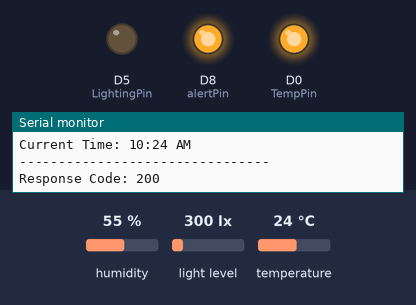
This sketch was run on a simulated ESP8266 (NodeMCU). Shown: output pins drawn as LEDs (lit = HIGH), the last lines printed to the serial monitor. Inputs (shaded band) come from the test bench; at power-on: light level 300 lx, temperature 24 °C, humidity 55 %. WiFi joins after 1.5 s; servers stay silent unless stated; uploads are accepted with an empty reply; the local clock reads 2024-03-15 10:24:30 at power-on unless the sketch sets it.

Above: at 2.7 s.
2.8 s: light level set to 108 lx
8.2 s: light level set to 92 lx
At 11.6 s:
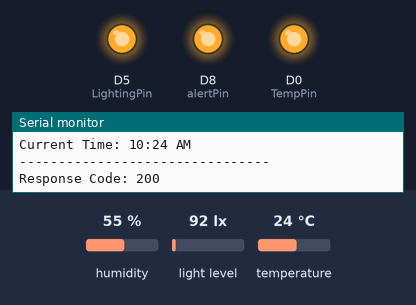
13.6 s: temperature set to 28.3 °C
19.0 s: temperature set to 29.5 °C
At 20.3 s:
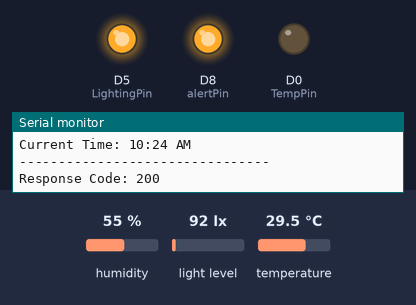
24.4 s: light level set to 220 lx
At 24.8 s:
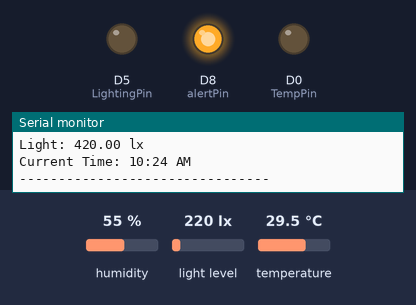
29.8 s: light level set to 40 lx
At 34.2 s:
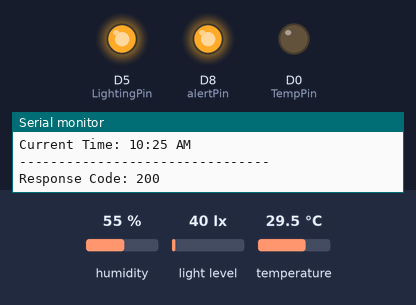
Timing chart, 0 to 35.7 s (numbered marks = the images above; inputs shaded):
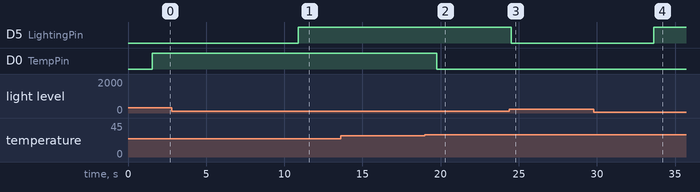

The sketch:

sketch_jan27b.ino
```cpp
// OVERALL CODE FOR EVERYTHING
#include <Wire.h>

// Internet Components
#include <SoftwareSerial.h>
#include <ESP8266WiFi.h>
#include <ESP8266HTTPClient.h>
#include <ArduinoJson.h>

// BME680
#include <Adafruit_Sensor.h>
#include "Adafruit_BME680.h"

// BH1750
#include <BH1750.h>

// Time
#include "time.h"

// ---------------------------------------------------------------------------
// Time Components
const char* ntpServer = "time.nist.gov";  // Reliable NTP server
const long gmtOffset_sec = 8 * 3600;      // Adjust for your timezone (GMT+8)
const int daylightOffset_sec = 0;         // No daylight saving time

// ---------------------------------------------------------------------------
// ESP8266 Pins for SCL/SDA
const int sclPin = D1;
const int sdaPin = D2;

// ---------------------------------------------------------------------------
// BME680 Sensor
Adafruit_BME680 bme;

// BH1750 Sensor
BH1750 lightMeter;

// ---------------------------------------------------------------------------
// Wi-Fi Credentials
const char* ssid = "ACM2";
const char* password = "0495452821@2024";

// ---------------------------------------------------------------------------
// Server API Info
const char* host = "api.lems.systems";
const int port = 443; // Use 80 for HTTP or 443 for HTTPS if your website uses SSL/TLS
const char* endpoint = "/sensors";


// ---------------------------------------------------------------------------
// Variables
float temperature, humidity, voc, IAQIndex, lux;
float ppm;
int heatIndex;
String indoorAir, tempLabel, lightLabel, recordTime;
const String classroom = "401";

// Pin for alert (LED or external device)
#define alertPin D8
#define TempPin D0
#define LightingPin D5

// ---------------------------------------------------------------------------
// Offsets (optional for Heat Index and IAQ)
const float heatIndexOffsetC = 0.0;  // e.g. 2 °C
const float IAQOffset        = 140.0; // e.g. 50 points

// ---------------------------------------------------------------------------
// Prototypes
void wifiInit();
void bme680Readings();
String getFormattedTime();
float calculateIAQ(float gasResistance);
float calculatePPM(float gasResistance);
int calculateHeatIndex(float tempC, float relHumidity);
void luxFunc();
void sendDataToServer(
  String classroom, String recordTime,
  float temperature, float humidity,
  float voc, float IAQIndex, float lux,
  float ppm, int heatIndex,
  String indoorAir, String tempLabel, String lightLabel
);

// ---------------------------------------------------------------------------
// Setup
void setup() {
  Serial.begin(9600);
  Serial.println(F("Please Wait..."));

  // Initialize Wi-Fi
  wifiInit();

  // Initialize time
  configTime(gmtOffset_sec, daylightOffset_sec, ntpServer);

  // Initialize BME680
  if (!bme.begin(0x77)) {
    Serial.println(F("BME680 not found!"));
    while (1) { delay(1); }
  }
  bme.setTemperatureOversampling(BME680_OS_8X);
  bme.setHumidityOversampling(BME680_OS_2X);
  bme.setIIRFilterSize(BME680_FILTER_SIZE_3);
  bme.setGasHeater(320, 150);  // 320°C for 150 ms

  // Initialize BH1750
  lightMeter.begin();

  // Setup pins
  pinMode(alertPin, OUTPUT);
  pinMode(TempPin, OUTPUT);
  pinMode(LightingPin, OUTPUT);
  digitalWrite(alertPin, HIGH);
  digitalWrite(TempPin, LOW);
  digitalWrite(LightingPin, LOW);
}

// ---------------------------------------------------------------------------
// Main Loop
void loop() {
  Serial.println(F("--------------------------------"));

  // Read sensor data
  bme680Readings();
  luxFunc();

  // Get time
  recordTime = getFormattedTime();
  Serial.print(F("Current Time: "));
  Serial.println(recordTime);

  Serial.println(F("--------------------------------"));

  // Send data to server
  sendDataToServer(
    classroom, recordTime,
    temperature, humidity,
    voc, IAQIndex, lux,
    ppm, heatIndex,
    indoorAir, tempLabel
  );

  // Delay before next reading
  delay(4000);
}

// ---------------------------------------------------------------------------
// Calculate PPM using a basic approximation based on gas resistance
float calculatePPM(float gasResistance) {
  const float cleanAirResistance = 110.0; // Calibrate this value for clean air
  const float scalingFactor = 100.0;     // Adjust this to scale the PPM range

  if (gasResistance <= 0.0) {
    return 0.0; // Avoid division by zero or nonsensical values
  }

  // Calculate PPM based on the adjusted formula
  float ppmVal = scalingFactor * ((cleanAirResistance / gasResistance) - 1);

  // Clamp values to avoid negative PPM readings
  if (ppmVal < 0.0) ppmVal = 0.0;

  return ppmVal;
}


// ---------------------------------------------------------------------------
// Wi-Fi Initialization
void wifiInit() {
  Serial.println();
  Serial.print(F("Connecting to "));
  Serial.println(ssid);

  WiFi.begin(ssid, password);

  while (WiFi.status() != WL_CONNECTED) {
    delay(500);
    Serial.print(".");
  }
  Serial.println();
  Serial.println(F("WiFi connected"));
  Serial.print(F("IP address: "));
  Serial.println(WiFi.localIP());
}

// ---------------------------------------------------------------------------
// Read from BME680
// ---------------------------------------------------------------------------
// Read from BME680 with Offsets
void bme680Readings() {
  // Read temperature and apply offset
  temperature = bme.readTemperature() - 2.0; // Offset: -1°C
  if (isnan(temperature)) {
    Serial.println(F("Failed to read temperature"));
  } else {
    Serial.print(F("Temperature (adjusted): "));
    Serial.print(temperature);
    Serial.println(F(" *C"));

    // Temperature Logic for D0
    if (temperature >= 27 && temperature <= 32) {
      tempLabel = "Good";
      digitalWrite(TempPin, LOW); // Turn OFF LED
    } else {
      tempLabel = "Bad";
      digitalWrite(TempPin, HIGH); // Turn ON LED
    }
    Serial.println("Temperature Condition: " + tempLabel);
  }

  // Read humidity and apply offset
  humidity = bme.readHumidity() + 3.0; // Offset: +3%
  if (isnan(humidity)) {
    Serial.println(F("Failed to read humidity"));
  } else {
    Serial.print(F("Humidity (adjusted): "));
    Serial.print(humidity);
    Serial.println(F(" %"));
  }

  // Heat Index in °C with offset already applied
  heatIndex = calculateHeatIndex(temperature, humidity);
  Serial.print(F("Heat Index (adjusted): "));
  Serial.print(heatIndex);
  Serial.println(F(" *C"));

  // Determine temperature concern level
  Serial.print(F("Temperature Concern Level: "));
  if (heatIndex <= 27) {
    tempLabel = "Good";
  } else if (heatIndex <= 37) {
    tempLabel = "Normal";
  } else if (heatIndex <= 40) {
    tempLabel = "Caution";
  } else if (heatIndex <= 45) {
    tempLabel = "DANGER";
  } else {
    tempLabel = "EXTREME DANGER";
  }
  Serial.println(tempLabel);

  // Read gas resistance
  voc = bme.gas_resistance / 1000.0;
  if (isnan(voc)) {
    Serial.println(F("Failed to read gas resistance"));
  } else {
    Serial.print(F("Gas Resistance: "));
    Serial.print(voc);
    Serial.println(F(" kOhms"));
  }


  // Calculate IAQ Index
  IAQIndex = calculateIAQ(voc);
  Serial.print(F("IAQ Index (adjusted): "));
  Serial.println(IAQIndex);

  // IAQ Concern Level
  Serial.print(F("AQ Concern Level: "));
  if (IAQIndex <= 50) {
    indoorAir = "GOOD";
  } else if (IAQIndex <= 100) {
    indoorAir = "MODERATE";
  } else if (IAQIndex <= 150) {
    indoorAir = "UNHEALTHY FOR SENSITIVE GROUPS";
  } else if (IAQIndex <= 200) {
    indoorAir = "UNHEALTHY";
  } else if (IAQIndex <= 300) {
    indoorAir = "VERY UNHEALTHY";
  } else {
    indoorAir = "HAZARDOUS";
  }
  Serial.println(indoorAir);

  // Calculate PPM
  ppm = calculatePPM(voc);
  Serial.print(F("VOC (approx): "));
  Serial.println(ppm);
}

// ---------------------------------------------------------------------------
// Read lux from BH1750
void luxFunc() {
  lux = lightMeter.readLightLevel() + 200; // added light value
  if (lux >= 300 && lux <= 500) {
    lightLabel = "Good";
    digitalWrite(LightingPin, LOW); // Turn OFF LED
    Serial.println(F("Lighting Condition: Good"));
  } else {
    lightLabel = "Bad";
    digitalWrite(LightingPin, HIGH); // Turn ON LED
    Serial.println(F("Lighting Condition: Bad"));
  }
  Serial.print(F("Light: "));
  Serial.print(lux);
  Serial.println(F(" lx"));
}

// ---------------------------------------------------------------------------
// Get Formatted Time (HH:MM AM/PM)
String getFormattedTime() {
  struct tm timeInfo;
  if (!getLocalTime(&timeInfo)) {
    Serial.println(F("Failed to obtain time"));
    return "00:00 AM";
  }
  char buffer[9];
  strftime(buffer, sizeof(buffer), "%I:%M %p", &timeInfo);
  return String(buffer);
}

// ---------------------------------------------------------------------------
// Calculate IAQ using clamped, log-based scale (0–500) + offset
float calculateIAQ(float gasResistance) {
  const float R_min   = 10.0;    // kOhms
  const float R_max   = 200.0;   // kOhms
  const float IAQ_min = 0.0;
  const float IAQ_max = 650.0;

  if (gasResistance < 1.0)  gasResistance = 1.0;
  if (gasResistance < R_min) gasResistance = R_min;
  if (gasResistance > R_max) gasResistance = R_max;

  float logR     = log(R_max / gasResistance);
  float logRange = log(R_max / R_min);
  float IAQ      = (logR * (IAQ_max - IAQ_min)) / logRange + IAQ_min;

  // Subtract offset
  IAQ -= IAQOffset;

  // Clamp 0–500
  if (IAQ < IAQ_min) IAQ = IAQ_min;
  if (IAQ > IAQ_max) IAQ = IAQ_max;

  return IAQ;
}

// ---------------------------------------------------------------------------
// Calculate Heat Index (in °C) using NOAA formula, then apply offset
int calculateHeatIndex(float tempC, float relHumidity) {
  float tempF = (tempC * 9.0 / 5.0) + 32.0;

  float c1 = -42.379;
  float c2 = 2.04901523;
  float c3 = 10.14333127;
  float c4 = -0.22475541;
  float c5 = -0.00683783;
  float c6 = -0.05481717;
  float c7 = 0.00122874;
  float c8 = 0.00085282;
  float c9 = -0.00000199;

  float HI_F = c1 +
               (c2 * tempF) +
               (c3 * relHumidity) +
               (c4 * tempF * relHumidity) +
               (c5 * tempF * tempF) +
               (c6 * relHumidity * relHumidity) +
               (c7 * tempF * tempF * relHumidity) +
               (c8 * tempF * relHumidity * relHumidity) +
               (c9 * tempF * tempF * relHumidity * relHumidity);

  float HI_C = (HI_F - 32.0) * 5.0 / 9.0;

  // subtract offset
  HI_C -= heatIndexOffsetC;

  return round(HI_C);
}

// ---------------------------------------------------------------------------
// Send Data to the Server
void sendDataToServer(
  String classroom, String recordTime,
  float temperature, float humidity,
  float voc, float IAQIndex, float lux,
  float ppm, int heatIndex,
  String indoorAir, String tempLabel
) {
  HTTPClient http;
  WiFiClientSecure client;
  client.setInsecure(); // Skip SSL certificate validation (for testing only)


  String url = "https://api.lems.systems/sensors";
  http.begin(client, url); // HTTPS request

  StaticJsonDocument<512> jsonDoc;
  String jsonPayload;

  // Build JSON payload
  // Build JSON payload
jsonDoc["classroom"]         = classroom;
jsonDoc["time"]              = recordTime;
jsonDoc["temperature"]       = temperature;
jsonDoc["humidity"]          = humidity;
jsonDoc["heatIndex"]         = heatIndex;
jsonDoc["lighting"]          = lux;
jsonDoc["voc"]               = voc;
jsonDoc["IAQIndex"]          = IAQIndex;
jsonDoc["indoorAir"]         = indoorAir;
jsonDoc["temp"]              = tempLabel;  // Temperature condition: Good/Bad
jsonDoc["lightRemarks"]      = lightLabel; // Lighting condition: Good/Bad
jsonDoc["ppm"]               = ppm;


  // Serialize and send
  serializeJson(jsonDoc, jsonPayload);
  http.addHeader("Content-Type", "application/json");
  int responseCode = http.POST(jsonPayload);

  Serial.print(F("Response Code: "));
  Serial.println(responseCode);

  http.end();
}
```

Measured:
- the behaviour switches between 100 and 99 lx on light level (found by bisection; images 0 and 1)
- the behaviour switches between 28.9 and 29 °C on temperature (found by bisection; images 1 and 2)
- after the input at 8.2 s, D5 (LightingPin): LOW → HIGH after 2.7 s
- after the input at 19.0 s, D0 (TempPin): HIGH → LOW after 0.74 s
- after the input at 24.4 s, D5 (LightingPin): HIGH → LOW after 0.13 s
- after the input at 29.8 s, D5 (LightingPin): LOW → HIGH after 3.8 s
